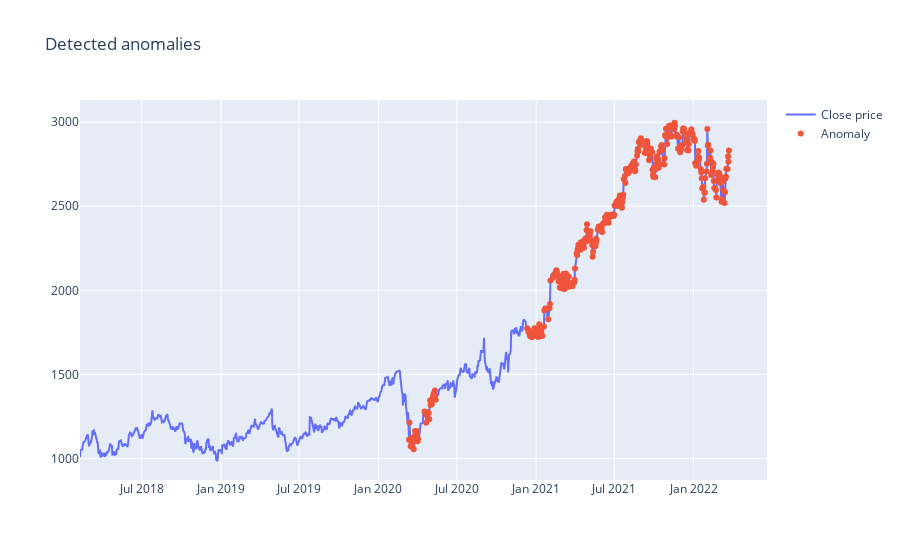

Here is the notebook cell this chart was saved with:
### Code cell
fig = go.Figure()

fig.add_trace(
    go.Scatter(
        x=anomaly_df['Date'],
        y=scaler.inverse_transform(anomaly_df[['Close']]).ravel(),
        name='Close price'))

fig.add_trace(
    go.Scatter(
        x=anomalies['Date'],
        y=scaler.inverse_transform(anomalies[['Close']]).ravel(),
        mode='markers',
        name='Anomaly' ))

fig.update_layout(showlegend=True, title='Detected anomalies')

### Figure 1 — Plotly figure (JSON) as saved in the notebook; plotly's stock layout.template omitted (floating-point values rounded to 4 significant figures; data arrays with more than 128 entries replaced by an {"elided": "..."} marker saying what was removed)
{"data": [{"name": "Close price", "type": "scatter", "x": {"elided": "1039 str values"}, "y": {"elided": "1039 float values"}}, {"mode": "markers", "name": "Anomaly", "type": "scatter", "x": {"elided": "350 str values"}, "y": {"elided": "350 float values"}}], "layout": {"showlegend": true, "title": {"text": "Detected anomalies"}}}
